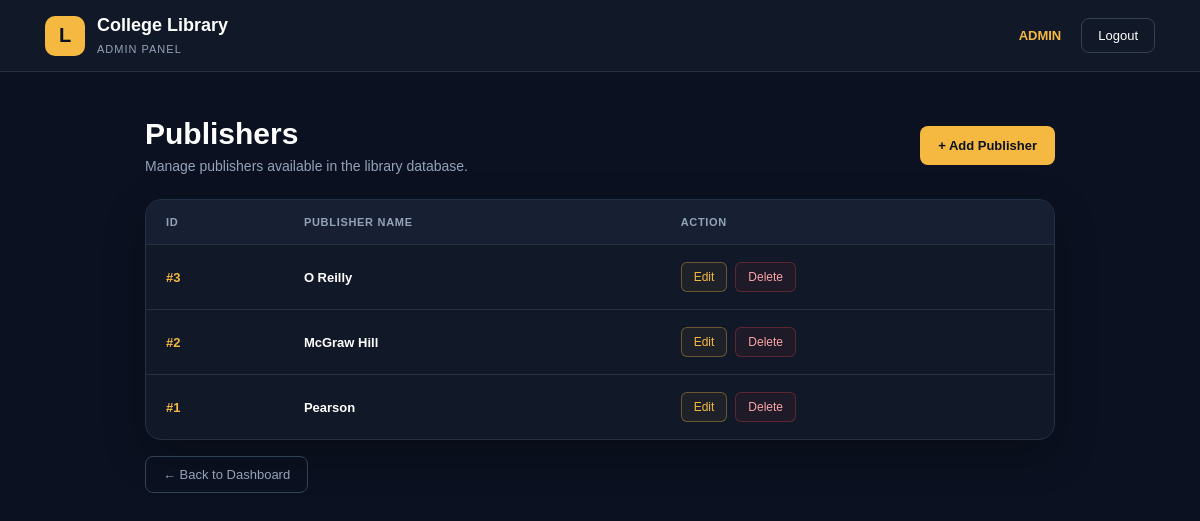
/admin/publishers/view.php (signed in), run on the app's committed database.
### tables this page shows
CREATE TABLE publishers (
    id INT PRIMARY KEY AUTO_INCREMENT,
    name VARCHAR(100) NOT NULL
);

### admin/publishers/view.php (the view, shortened to what this page needs)
<?php
require_once "../../config/db.php";
$sql = "SELECT * FROM publishers ORDER BY id DESC";
$result = mysqli_query($conn, $sql);
?>
<!DOCTYPE html>
<html lang="en">
<head>
</head>
<body>
    <div class="navbar">
        <div class="brand">
            <div class="logo">
                L
            </div>
            <div class="brand-text">
                <h2>College Library</h2>
                <span>ADMIN PANEL</span>
            </div>
        </div>
        <div class="nav-right">
            <span class="admin-badge">
                ADMIN
            </span>
            <a href="../../logout.php" class="logout">
                Logout
            </a>
        </div>
    </div>
    <div class="container">
        <div class="page-header">
            <div>
                <h1>Publishers</h1>
                <p>
                    Manage publishers available in the library database.
                </p>
            </div>
            <a href="add.php" class="add-btn">
                + Add Publisher
            </a>
        </div>
        <div class="table-card">
            <div class="table-wrapper">
                <table>
                    <thead>
                        <tr>
                            <th>ID</th>
                            <th>Publisher Name</th>
                            <th>Action</th>
                        </tr>
                    </thead>
                    <tbody>
                    <?php if (mysqli_num_rows($result) > 0) { ?>
                        <?php while ($publisher = mysqli_fetch_assoc($result)) { ?>
                            <tr>
                                <td class="id">
                                    #<?php echo $publisher['id']; ?>
                                </td>
                                <td class="publisher-name">
                                    <?php
                                    echo htmlspecialchars($publisher['name']);
                                    ?>
                                </td>
                                <td>
                                    <div class="actions">
                                        <a
                                            href="edit.php?id=<?php echo $publisher['id']; ?>"
                                            class="edit-btn"
                                        >
                                            Edit
                                        </a>
                                        <a
                                            href="delete.php?id=<?php echo $publisher['id']; ?>"
                                            class="delete-btn"
                                            onclick="return confirm('Are you sure you want to delete this publisher?');"
                                        >
                                            Delete
                                        </a>
                                    </div>
                                </td>
                            </tr>
                        <?php } ?>
                    <?php } ?>
                    </tbody>
                </table>
            </div>
        </div>
        <div class="bottom">
            <a
                href="../dashboard.php"
                class="back-btn"
            >
                ← Back to Dashboard
            </a>
        </div>
    </div>
</body>
</html>

### admin/publishers/view.php (style rules this page uses)
* { box-sizing: border-box; margin: 0; padding: 0; }
body { font-family: Arial, Helvetica, sans-serif; background: #0b1120; color: #ffffff; min-height: 100vh; }
.navbar { height: 72px; background: #111827; border-bottom: 1px solid #243044; display: flex; align-items: center; justify-content: space-between; padding: 0 45px; }
.brand { display: flex; align-items: center; gap: 12px; }
.logo { width: 40px; height: 40px; background: #f5b942; color: #0b1120; border-radius: 10px; display: flex; align-items: center; justify-content: center; font-size: 20px; font-weight: bold; }
.brand-text h2 { font-size: 18px; margin-bottom: 3px; }
.brand-text span { font-size: 11px; color: #94a3b8; letter-spacing: 1px; }
.nav-right { display: flex; align-items: center; gap: 20px; }
.admin-badge { color: #f5b942; font-size: 13px; font-weight: bold; }
.logout { text-decoration: none; color: #ffffff; border: 1px solid #334155; padding: 9px 16px; border-radius: 8px; font-size: 13px; transition: 0.2s; }
.container { max-width: 950px; margin: 45px auto; padding: 0 20px; }
.page-header { display: flex; align-items: center; justify-content: space-between; margin-bottom: 25px; }
.page-header h1 { font-size: 30px; margin-bottom: 7px; }
.page-header p { color: #94a3b8; font-size: 14px; }
.add-btn { text-decoration: none; background: #f5b942; color: #0b1120; padding: 12px 18px; border-radius: 8px; font-size: 13px; font-weight: bold; transition: 0.2s; }
.table-card { background: #111827; border: 1px solid #243044; border-radius: 16px; overflow: hidden; box-shadow: 0 15px 40px rgba(0, 0, 0, 0.25); }
.table-wrapper { width: 100%; overflow-x: auto; }
table { width: 100%; border-collapse: collapse; min-width: 600px; }
thead { background: #172033; }
th { text-align: left; padding: 16px 20px; color: #94a3b8; font-size: 11px; text-transform: uppercase; letter-spacing: 0.7px; }
td { padding: 17px 20px; border-top: 1px solid #243044; color: #e2e8f0; font-size: 13px; }
tbody tr { transition: 0.2s; }
.id { color: #f5b942; font-weight: bold; }
.publisher-name { color: #ffffff; font-weight: 600; }
.actions { display: flex; align-items: center; gap: 8px; }
.edit-btn, .delete-btn { text-decoration: none; padding: 7px 12px; border-radius: 6px; font-size: 12px; transition: 0.2s; }
.edit-btn { color: #f5b942; border: 1px solid rgba(245, 185, 66, 0.35); background: rgba(245, 185, 66, 0.06); }
.delete-btn { color: #fca5a5; border: 1px solid rgba(239, 68, 68, 0.30); background: rgba(239, 68, 68, 0.06); }
.bottom { margin-top: 25px; }
.back-btn { text-decoration: none; color: #94a3b8; border: 1px solid #334155; padding: 10px 17px; border-radius: 8px; font-size: 13px; transition: 0.2s; }

### data on the page
publishers: id "3", name "O Reilly"
publishers: id "2", name "McGraw Hill"
publishers: id "1", name "Pearson"
